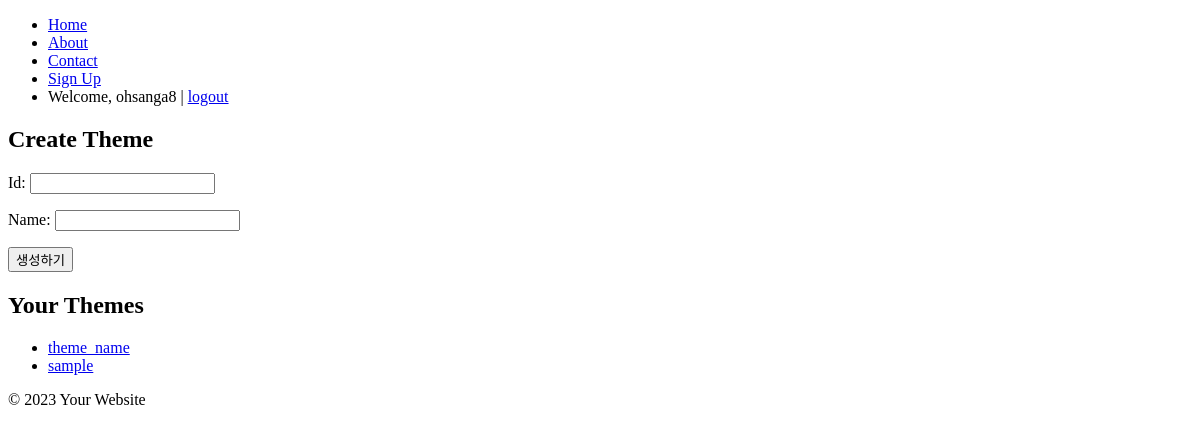
The app's page / (signed in), older data.
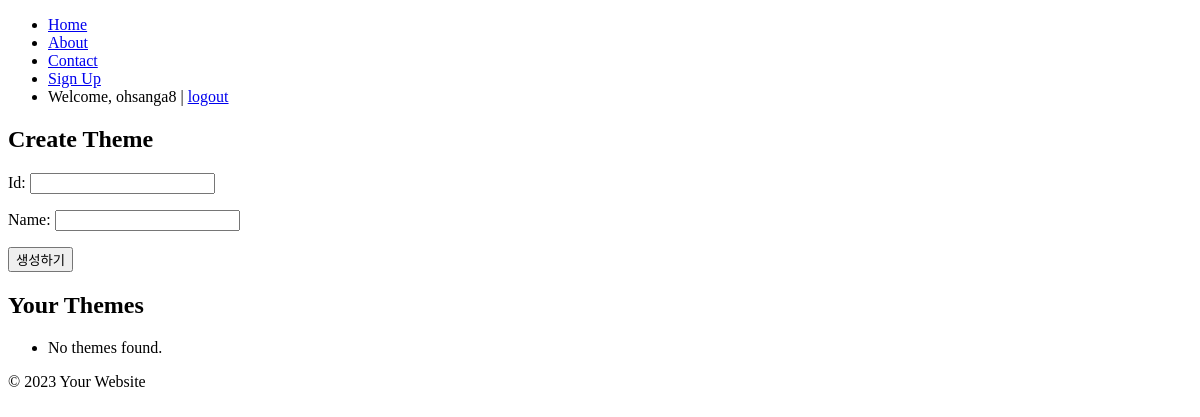
The same page, newer data.
### main/models.py (models this page shows, shortened)
class Ktheme(models.Model):
    user = models.ForeignKey(User, on_delete=models.CASCADE, null=True)
    id = models.CharField(max_length=50, unique=True, primary_key=True)
    name = models.CharField(max_length=50)

### main/views.py (the view)
# urls.py: path("", include("main.urls")),
@login_required
def main(request):
    user = request.user
    user_theme_list = Ktheme.objects.filter(user=user)
    if request.method == "POST":
        form = KthemeCreateForm(request.POST)
        if form.is_valid():
            ktheme = form.save()
            theme_id = ktheme.id
            theme_dir = os.path.join(settings.MEDIA_ROOT, theme_id)
            theme_css = os.path.join(theme_dir, "KakaoTalkTheme.css")
            try:
                with open(theme_css, "r") as f:
                    css_content = f.read()
                css_content = css_content.replace("themeId", ktheme.id)
                css_content = css_content.replace("themeName", ktheme.name)
                with open(theme_css, "w") as f:
                    f.write(css_content)
                return redirect("ktheme_detail", id=theme_id)
            except Exception as e:
                print(f"{str(e)}")
    else:
        form = KthemeCreateForm()
    return render(
        request,
        "main/main.html",
        {"user_theme_list": user_theme_list, "form": form},
    )

### main/forms.py (shortened to what this page needs)
class KthemeCreateForm(forms.ModelForm):
    class Meta:
        model = Ktheme
        fields = ("id", "name")

### main/templates/main/main.html (shortened to what this page needs)
{% extends "base.html" %}
{% block content %}
<h2>Create Theme</h2>
<form method="post">
    {{ form.as_p }}
    <button type="submit">생성하기</button>
</form>
<h2>Your Themes</h2>
<ul>
    {% for theme in user_theme_list %}
    <li><a href="{% url 'ktheme_detail' theme.id %}">{{ theme.name }}</a></li>
    {% empty %}
    <li>No themes found.</li>
    {% endfor %}
</ul>
{% endblock %}

Row changes from the older to the newer data that the page shows:
no longer on this page (row edited): Ktheme: name "theme_name"
removed Ktheme: name "sample"
Text that changed along with them:
text now shown: "No themes found."
